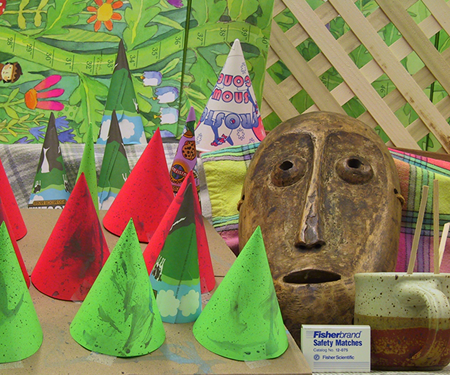
//> input picture cmake-build-debug/coneLeft.png, 450 x 375 px
$ ./main   (built with g++ and OpenCV 4)
//> lines starting //> are read from the running program, lines starting //| are printed output that depends on the picture
#include <iostream>
#include <fstream>
#include <string>

#include <opencv2/core.hpp>
#include <opencv2/imgcodecs.hpp>
#include <opencv2/highgui.hpp>
#include <opencv2/calib3d.hpp>

#include <opencv2/xfeatures2d.hpp>
#include <opencv2/xfeatures2d/nonfree.hpp>
#include <opencv2/imgproc/imgproc.hpp>
#include "opencv2/calib3d/calib3d.hpp"

#include "opencv2/calib3d.hpp"
#include "opencv2/imgcodecs.hpp"
#include "opencv2/highgui.hpp"
#include "opencv2/imgproc.hpp"

#include <vector>
#include <string>
#include <algorithm>
#include <iostream>
#include <iterator>
#include <stdio.h>
#include <stdlib.h>
#include <ctype.h>

using namespace cv;
using namespace std;

static void saveXYZ(const char* filename, const Mat& mat)
{
    const double max_z = 1.0e4;
    FILE* fp = fopen(filename, "wt");
    for(int y = 0; y < mat.rows; y++)
    {
        for(int x = 0; x < mat.cols; x++)
        {
            Vec3f point = mat.at<Vec3f>(y, x);
            if(fabs(point[2] - max_z) < FLT_EPSILON || fabs(point[2]) > max_z) continue;
            fprintf(fp, "%f %f %f\n", point[0], point[1], point[2]);
        }
    }
    fclose(fp);
}

string type2str(int type) {
    string r;

    uchar depth = type & CV_MAT_DEPTH_MASK;
    uchar chans = 1 + (type >> CV_CN_SHIFT);

    switch ( depth ) {
        case CV_8U:  r = "8U"; break;
        case CV_8S:  r = "8S"; break;
        case CV_16U: r = "16U"; break;
        case CV_16S: r = "16S"; break;
        case CV_32S: r = "32S"; break;
        case CV_32F: r = "32F"; break;
        case CV_64F: r = "64F"; break;
        default:     r = "User"; break;
    }

    r += "C";
    r += (chans+'0');

    return r;
}

void printRow(const string name, const cv::Mat m) {
    std::cout << name << ": (" << m.size()  <<  "), type:" <<   type2str(m.type()) << " = " << std::endl << m.row(0) << std::endl << std::endl;
}

void print(const string name, const cv::Mat m) {
    std::cout << name << ": ( " << m.size()  <<  " ), type: " <<   m.type() << " = " << std::endl << m << std::endl << std::endl;
//    std::cout << name << ": ( " << m.size()  <<  " ), type: " <<   m.type() << " = " << std::endl << FormattedMat(m) << std::endl << std::endl;
}

int main() {
    std::string img1_filename = "coneLeft.png";
    std::string img2_filename = "coneRight.png";

    int color_mode = 0; //CV_LOAD_IMAGE_GRAYSCALE
    cv::Mat img1 = cv::imread(img1_filename, color_mode);
//> img1: 375 rows x 450 cols, CV_8UC1; min 0, max 235, mean 125
    cv::Mat img2 = cv::imread(img2_filename, color_mode);
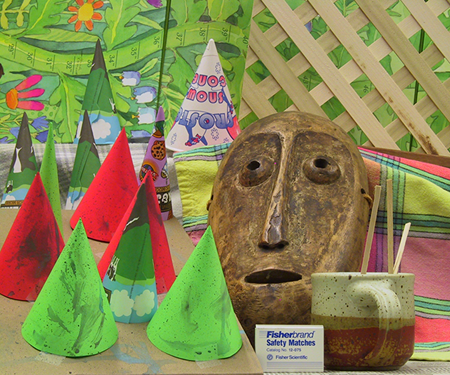
//> input picture cmake-build-debug/coneRight.png, 450 x 375 px
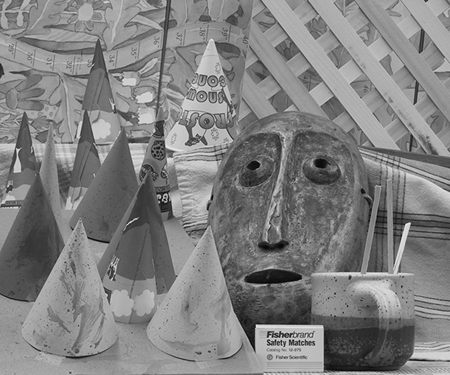
//> img2: 375 rows x 450 cols, CV_8UC1; min 0, max 243, mean 128.4
    printRow("img1", img1);
//> in type2str, `uchar depth = type & CV_MAT_DEPTH_MASK;`: depth = 0
//> in type2str, `uchar chans = 1 + (type >> CV_CN_SHIFT);`: chans = 1
//> in type2str, `r += (chans+'0');`: r = "8UC1"
//| img1: ([450 x 375]), type:8UC1 =
//> (the first 1 of 2 printed lines)
    printRow("img2", img2);
//| img2: ([450 x 375]), type:8UC1 =
//> (the first 1 of 2 printed lines)

    std::vector<cv::KeyPoint> keypoints1, keypoints2;
    cv::Mat descriptors1, descriptors2;


    auto featuresSIFT = cv::xfeatures2d::SIFT::create();
    featuresSIFT->detectAndCompute(img1, noArray(), keypoints1, descriptors1);
//> keypoints1 = 1242 keypoints; strongest (x, y, size): (45, 150, 2.3), (396, 277, 2.3), (243, 198, 2.6), (236, 250, 6.6)
    featuresSIFT->detectAndCompute(img2, noArray(), keypoints2, descriptors2);
//> keypoints2 = 1199 keypoints; strongest (x, y, size): (407, 226, 4.3), (212, 198, 2), (18, 150, 2.1), (350, 277, 2.2)
    printRow("descriptors1", descriptors1);
//| descriptors1: ([128 x 1242]), type:32FC1 =
//> (the first 1 of 2 printed lines)
    printRow("descriptors2", descriptors2);
//| descriptors2: ([128 x 1199]), type:32FC1 =
//> (the first 1 of 2 printed lines)

    // Use KNN to find 2 matches for each point so we can apply the ratio test from the original
    // SIFT paper (https://people.eecs.berkeley.edu/~malik/cs294/lowe-ijcv04.pdf)
    std::vector<std::vector<cv::DMatch>> rawMatches;
    std::vector<cv::DMatch> goodMatches;

    auto matcher = cv::BFMatcher::create();
    matcher->knnMatch(descriptors1, descriptors2, rawMatches, 2);
//> rawMatches = 1242 matches
    for (const auto& matchPair : rawMatches) {
        if (matchPair[0].distance < 0.75 * matchPair[1].distance) {
            goodMatches.push_back(matchPair[0]);
        }
    }
//> after the loop, goodMatches = 558 matches

    // Create image with lines drawn between matched points. As we iterate through each point, log
    // its info
    cv::Mat combinedSrc;
    cv::hconcat(img1, img2, combinedSrc);
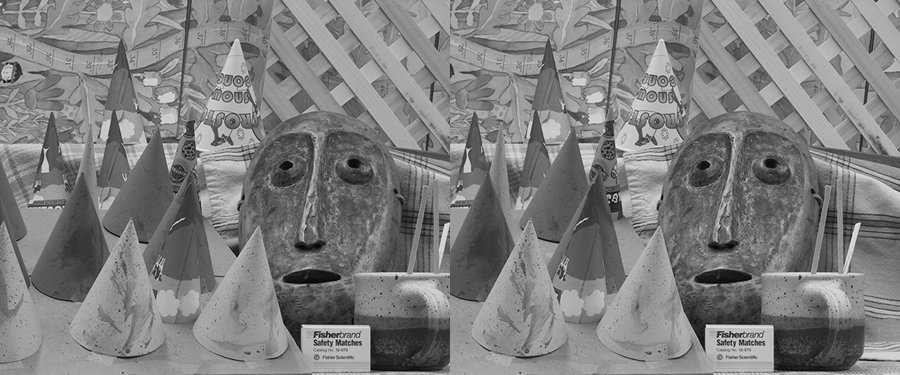
//> combinedSrc: 375 rows x 900 cols, CV_8UC1; min 0, max 243, mean 126.7
    cv::cvtColor(combinedSrc, combinedSrc, cv::COLOR_GRAY2RGB);
//> combinedSrc: 375 rows x 900 cols, CV_8UC3
    printRow("combinedSrc", combinedSrc);
//| combinedSrc: ([900 x 375]), type:8UC3 =
//> (the first 1 of 2 printed lines)

    std::vector<cv::Point2f> sourceKeypoints, destinationKeypoints;

    std::stringstream ss;
    ss << "\nMatches:";
    cv::RNG rng(12345);
    for (const auto& goodMatch : goodMatches) {
        cv::KeyPoint k1 = keypoints1[goodMatch.queryIdx];
        cv::KeyPoint k2 = keypoints2[goodMatch.trainIdx];

        sourceKeypoints.push_back(k1.pt);
        destinationKeypoints.push_back(k2.pt);

        int xOffset = img1.cols;
        cv::line(combinedSrc, k1.pt,
                 cv::Point2f(k2.pt.x + xOffset, k2.pt.y),
                 cv::Scalar(rng.uniform(0, 255), rng.uniform(0, 255), rng.uniform(0, 255)));
        ss << "\n queryIdx:" << goodMatch.queryIdx << " trainIdx:" << goodMatch.trainIdx
           << " distance:" << goodMatch.distance;
    }
//> this loop made 558 passes
//> (k1, k2) on passes 1 to 3: (keypoint at (6.8, 53.9), size 2.6, keypoint at (58.4, 171.2), size 2.1), (keypoint at (16.7, 285.2), size 13.1, keypoint at (211.3, 40.9), size 3.9), (keypoint at (20.4, 11.3), size 2.9, keypoint at (3.4, 11.1), size 2.8)
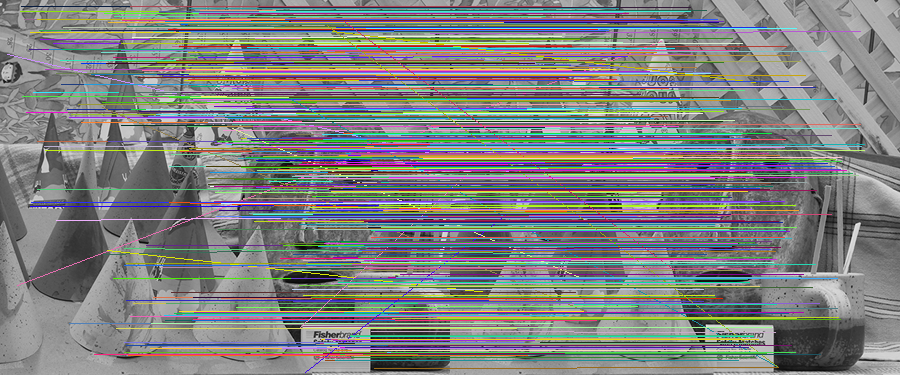
//> combinedSrc: 375 rows x 900 cols, CV_8UC3; mean R, G, B 127.2, 129, 128.2
//> after the loop, sourceKeypoints = 558 Points (x, y), first 12: [6.78, 53.93], [16.71, 285.2], [20.42, 11.34], [20.42, 11.34], [21.47, 6.25], [21.47, 6.25], [22.16, 95.77], [22.16, 95.77], [23.54, 19.34], [25.93, 111.7], [28.85, 48.72], [29.54, 205.6]; destinationKeypoints = 558 Points (x, y), first 12: [58.42, 171.2], [211.3, 40.93], [3.38, 11.09], [3.38, 11.09], [4.31, 6.2], [4.31, 6.2], [3.38, 95.65], [3.38, 95.65], [6.01, 19.18], [6.84, 111.6], [10.77, 48.67], [2.74, 205.4]

//    std::cout << ss.str() << std::endl;
    std::cout << "goodMatches.size():" << goodMatches.size() << std::endl;
    string combinedPath = "matched.png";
    cv::imwrite(combinedPath, combinedSrc);
    printRow("combinedSrc", combinedSrc);

    // collect samples with (1 - p)^e
    std::vector<cv::Point2f> pointsTranslateA, pointsTranslateB;
    for (const auto& match: goodMatches) {
        pointsTranslateA.emplace_back(keypoints1[match.queryIdx].pt);
        pointsTranslateB.emplace_back(keypoints2[match.trainIdx].pt);
    }
//> after the loop, pointsTranslateA has the same summary as sourceKeypoints; pointsTranslateB has the same summary as destinationKeypoints

//    cv::Mat matrixF = cv::findFundamentalMat(pointsTranslateA, pointsTranslateB,
//            FM_RANSAC, 3, 0.99);

    cv::Mat matrixF = cv::findFundamentalMat(sourceKeypoints, destinationKeypoints,
                                             FM_RANSAC, 3, 0.99);
//> matrixF = [[5.7e-07, -0.000248, 0.0511], [0.000255, -1.67e-05, 0.35], [-0.0519, -0.352, 1]]

//    std::vector<uint8_t> inliersMask(goodMatches.size());
//    cv::Mat matrixF = cv::findFundamentalMat(sourceKeypoints, destinationKeypoints, inliersMask);
//    cv::Mat matrixF = cv::findFundamentalMat(sourceKeypoints, destinationKeypoints, FM_8POINT);

    cv::Mat H1(4,4, img1.type());
    cv::Mat H2(4,4, img2.type());
    cv::stereoRectifyUncalibrated(sourceKeypoints, destinationKeypoints, matrixF, img1.size(), H1, H2);
//> H1 = [[-0.409, 0.0413, 16.39], [-0.0452, -0.356, 10.78], [-0.000223, 1.71e-05, -0.306]]; H2 = [[1.13, -0.0133, -27.74], [0.124, 0.999, -27.61], [0.000603, -7.06e-06, 0.866]]
    print("H1", H1);
    print("H2", H2);

    cv::Mat rectified1(img1.size(), img1.type());
    cv::warpPerspective(img1, rectified1, H1, img1.size());
    cv::imwrite("rectified1.png", rectified1);

    cv::Mat rectified2(img2.size(), img2.type());
    cv::warpPerspective(img2, rectified2, H2, img2.size());
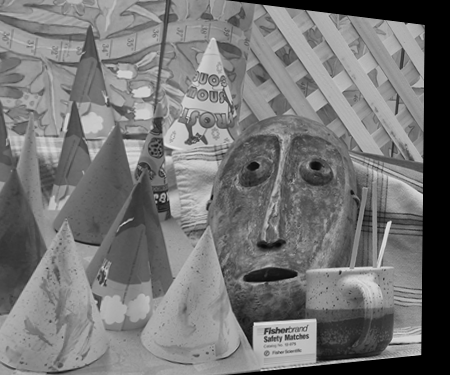
//> rectified2: 375 rows x 450 cols, CV_8UC1; min 0, max 227, mean 116.7
    cv::imwrite("rectified2.png", rectified2);

    printRow("rectified1", rectified1);
    printRow("rectified2", rectified2);

    Ptr<StereoSGBM> sgbm = StereoSGBM::create(0,16,3);
    int sgbmWinSize = 3;

    int cn = img1.channels();
//> cn = 1
    int minDisparity = 16;
    int numberOfDisparities = 112 - minDisparity;

    sgbm->setMinDisparity(minDisparity);
    sgbm->setNumDisparities(numberOfDisparities);
    sgbm->setBlockSize(sgbmWinSize);
    sgbm->setUniquenessRatio(10);
    sgbm->setSpeckleWindowSize(100);
    sgbm->setSpeckleRange(32);
    sgbm->setDisp12MaxDiff(1);

    sgbm->setP1(8*cn*sgbmWinSize*sgbmWinSize);
    sgbm->setP2(32*cn*sgbmWinSize*sgbmWinSize);
    sgbm->setPreFilterCap(20);
//    sgbm->setMode(false);

    cv::Mat disp, disp8;
    float disparity_multiplier = 1.0f;
    sgbm->compute(img1, img2, disp);
    if (disp.type() == CV_16S)
        disparity_multiplier = 16.0f;
    disp.convertTo(disp8, CV_8U, 255/(numberOfDisparities*16.));
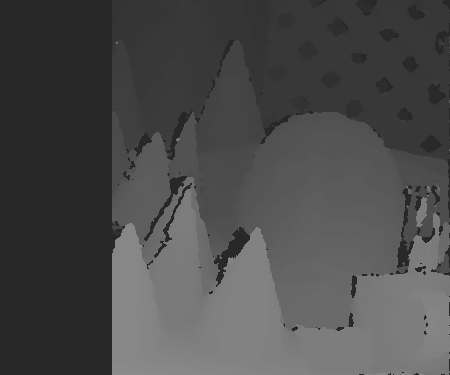
//> disp8: 375 rows x 450 cols, CV_8UC1; min 40, max 141, mean 75.2
    namedWindow("disparity", 0);
    imshow("disparity", disp8);

    Size img_size = img1.size();
//> img_size = Size(450, 375)
    float w = img_size.width;
//> w = 450
    float h = img_size.height;
//> h = 375
    float focal_length = 10;

    cv::Mat Q = (Mat_<float>(4,4) <<
            1, 0, 0, w / 2.0,
            0, -1, 0, h / 2.0,
            0, 0, focal_length, 0,
            0, 0, 0, 1);
    print("Q", Q);

    Mat xyz;
    Mat floatDisp;
    disp.convertTo(floatDisp, CV_32F, 1.0f / disparity_multiplier);
    reprojectImageTo3D(floatDisp, xyz, Q, true);
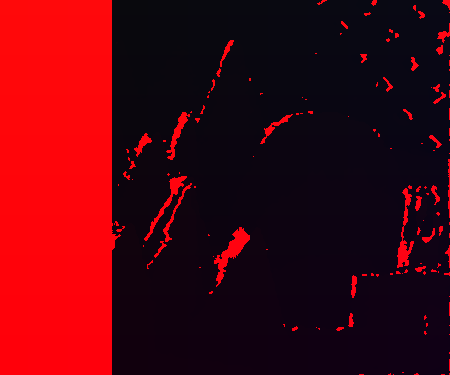
//> xyz: 375 rows x 450 cols, CV_32FC3; mean B, G, R 449.1, 0.5, 2991.8; drawn with min black and max white
//    cv::cvtColor(img1, img1, cv::COLOR_GRAY2RGB);
    saveXYZ("pointcloud.xyz", xyz);
    print("Q", Q);

}
